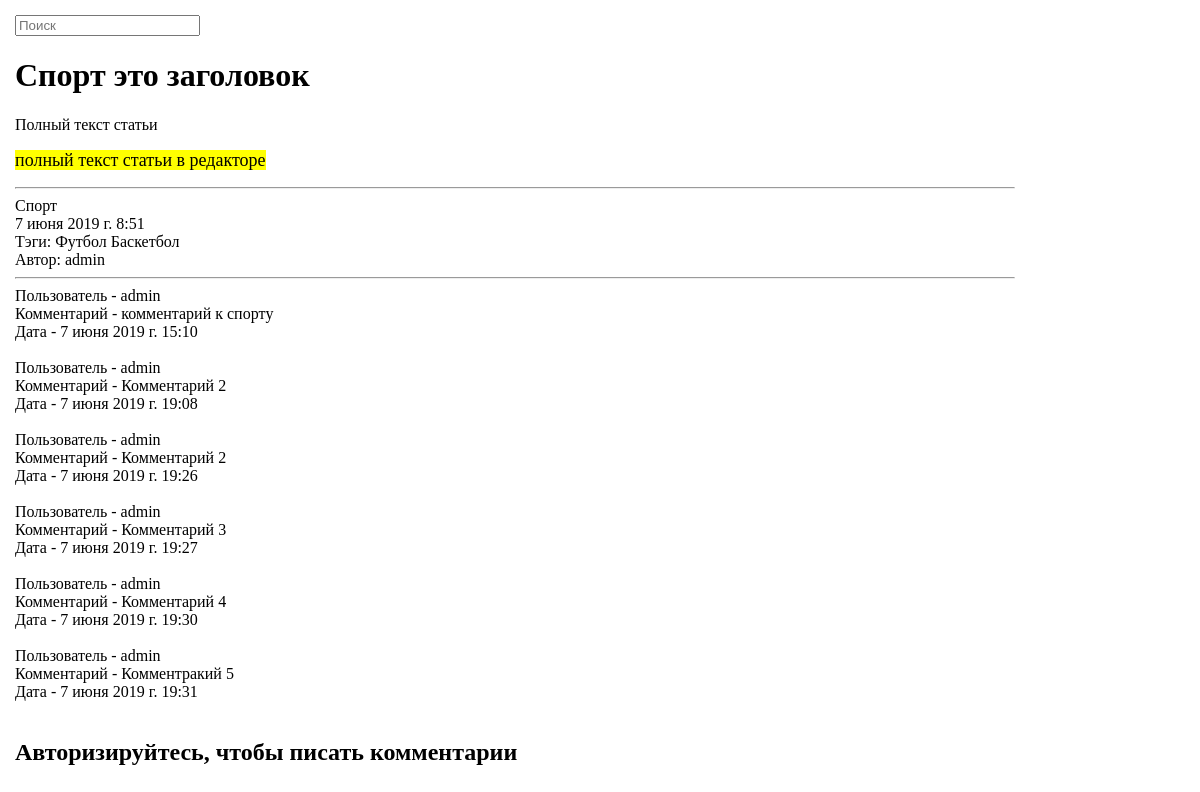
The app's page /single/1, older data.
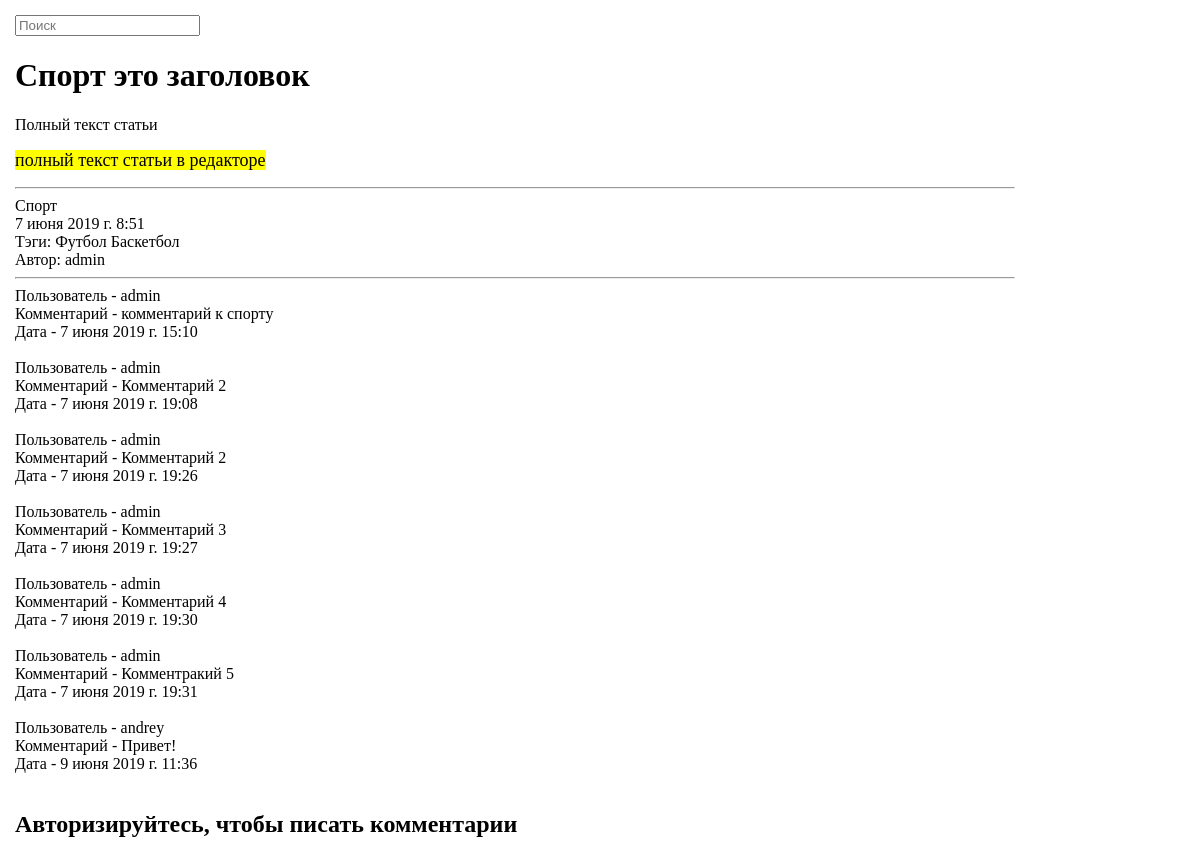
The same page, newer data.
### news/models.py (models this page shows, shortened)
class Tag(models.Model):
    title = models.CharField("Тег", max_length=50)
    class Meta:
        verbose_name = "Тег"
        verbose_name_plural = "Теги"

class Comments(models.Model):
    text = models.TextField('Комментарий')
    new = models.ForeignKey(News,           # для использования внешнего ключа, класс News уже должен быть объявлен
                            verbose_name='новость',
                            on_delete=models.CASCADE)  # при удалении поста удаляются все комметарии
    user = models.ForeignKey(User,          # у одного автора много комментариев
                             verbose_name='Пользователь',
                             on_delete=models.CASCADE)
    created = models.DateTimeField('Дата создания', auto_now_add=True, null=True)
    moderation = models.BooleanField("Модерация", default=False)
    class Meta:
        verbose_name = 'Комментарий'
        verbose_name_plural = 'Комментарии'

### news/views.py (the view)
# urls.py: path('single/<int:pk>', views.new_single, name='new_single'),        # указываем имя, чтобы потом использовать его в шаблонах
def new_single(request, pk):           # pk is id of article
    new = get_object_or_404(News, id=pk)
    comment = Comments.objects.filter(new=pk)  # moderation=True)       # все записи, где номер статьи = pk (и комментарии модерированы)
    if request.method == 'POST':
        form = CommentForm(request.POST)        # пользователь уже ввел
        if form.is_valid():
            form = form.save(commit=False)  # Приостановили сохранение формы
            form.user = request.user  # к полю форм.юзер присваиваем имя того, кто совершил запрос
            form.new = new  # присвоим статью, на которой делали комментарий
            form.save()
            return redirect(new_single, pk)  # перенаправляем пользователя на изначальную страницу новости
    else:
        form = CommentForm()
    return render(request, "news/new_single.html",  # передаем в ХТМЛ то, что в кавычках
                  {"new": new,
                   'comments': comment,        # выше первый метод вывода комментариев
                   "form": form})          # потом перейти в УРЛ, который будет запускать эту функцию

### news/forms.py
class CommentForm(ModelForm):
    class Meta:
        model = Comments
        fields = ('text', )

### news/models.py (called while the page is built)
    def __str__(self):
        return self.title  # Возвращает НАЗВАНИЕ статьи

### templates/news/new_single.html (shortened to what this page needs)
{% extends 'news/base.html' %}
{% block content %}
     <h1>{{ new.title }}</h1>
    <p>{{ new.text | safe }}</p><hr>
    {{ new.category }}<br>
    {{ new.created }}<br>
    Тэги: {% for tag in new.tags.all %}
            {{ tag.title }}
        {% endfor %}<br>
    Автор: {{ new.user }} <hr>
     {% for comment in comments %}
         Пользователь - {{ comment.user }}<br>
         Комментарий - {{ comment.text }}<br>
         Дата - {{ comment.created }} <br><br>
     {%  endfor %}
     {% if user.is_active %}
         <form action="" method="post">
             {% csrf_token %}
             {{ form.as_p }} <br>
             <button type="submit">Send</button>
         </form>
     {% else %}
        <h2>Авторизируйтесь, чтобы писать комментарии</h2>
     {% endif %}
{% endblock %}

Row changes from the older to the newer data that the page shows:
added Comments: user "andrey", text "Привет!", created "9 июня 2019 г. 11:36"
